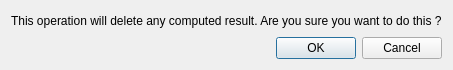
<?xml version="1.0" encoding="UTF-8"?>
<ui version="4.0">
 <class>DialogReset</class>
 <widget class="QDialog" name="DialogReset">
  <property name="windowModality">
   <enum>Qt::ApplicationModal</enum>
  </property>
  <property name="geometry">
   <rect>
    <x>0</x>
    <y>0</y>
    <width>341</width>
    <height>54</height>
   </rect>
  </property>
  <property name="sizePolicy">
   <sizepolicy hsizetype="Fixed" vsizetype="Fixed">
    <horstretch>0</horstretch>
    <verstretch>0</verstretch>
   </sizepolicy>
  </property>
  <property name="windowTitle">
   <string>Warning</string>
  </property>
  <layout class="QVBoxLayout" name="verticalLayout_2">
   <item>
    <layout class="QVBoxLayout" name="verticalLayout">
     <item>
      <widget class="QLabel" name="label">
       <property name="sizePolicy">
        <sizepolicy hsizetype="Expanding" vsizetype="Expanding">
         <horstretch>0</horstretch>
         <verstretch>0</verstretch>
        </sizepolicy>
       </property>
       <property name="minimumSize">
        <size>
         <width>0</width>
         <height>20</height>
        </size>
       </property>
       <property name="lineWidth">
        <number>3</number>
       </property>
       <property name="midLineWidth">
        <number>1</number>
       </property>
       <property name="text">
        <string>This operation will delete any computed result. Are you sure you want to do this ?</string>
       </property>
       <property name="textFormat">
        <enum>Qt::AutoText</enum>
       </property>
       <property name="scaledContents">
        <bool>false</bool>
       </property>
       <property name="margin">
        <number>0</number>
       </property>
       <property name="indent">
        <number>-1</number>
       </property>
      </widget>
     </item>
     <item>
      <spacer name="verticalSpacer">
       <property name="orientation">
        <enum>Qt::Vertical</enum>
       </property>
       <property name="sizeHint" stdset="0">
        <size>
         <width>20</width>
         <height>5</height>
        </size>
       </property>
      </spacer>
     </item>
     <item>
      <widget class="QDialogButtonBox" name="buttonBox">
       <property name="enabled">
        <bool>true</bool>
       </property>
       <property name="sizePolicy">
        <sizepolicy hsizetype="Expanding" vsizetype="Fixed">
         <horstretch>0</horstretch>
         <verstretch>0</verstretch>
        </sizepolicy>
       </property>
       <property name="orientation">
        <enum>Qt::Horizontal</enum>
       </property>
       <property name="standardButtons">
        <set>QDialogButtonBox::Cancel|QDialogButtonBox::Ok</set>
       </property>
      </widget>
     </item>
    </layout>
   </item>
  </layout>
 </widget>
 <resources/>
 <connections>
  <connection>
   <sender>buttonBox</sender>
   <signal>accepted()</signal>
   <receiver>DialogReset</receiver>
   <slot>accept()</slot>
   <hints>
    <hint type="sourcelabel">
     <x>248</x>
     <y>254</y>
    </hint>
    <hint type="destinationlabel">
     <x>157</x>
     <y>274</y>
    </hint>
   </hints>
  </connection>
  <connection>
   <sender>buttonBox</sender>
   <signal>rejected()</signal>
   <receiver>DialogReset</receiver>
   <slot>reject()</slot>
   <hints>
    <hint type="sourcelabel">
     <x>316</x>
     <y>260</y>
    </hint>
    <hint type="destinationlabel">
     <x>286</x>
     <y>274</y>
    </hint>
   </hints>
  </connection>
 </connections>
</ui>
